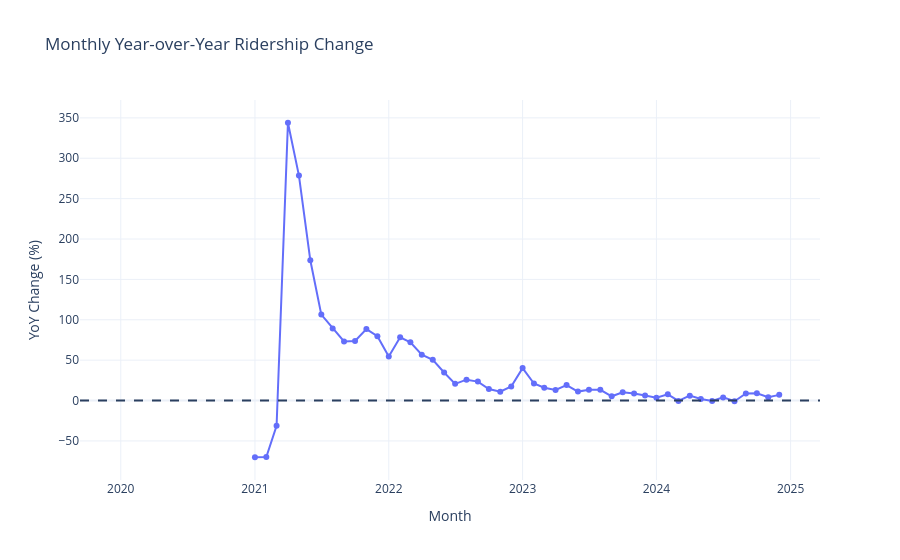

Here is the notebook cell this chart was saved with:
### Markdown cell above
## 5. Year-over-year growth

Year-over-year growth compares each month's ridership with the same month one year earlier.

The first 12 months have no previous-year comparison and therefore have null growth values.

### Code cell
yoy = get_year_over_year_growth(connection)

display(yoy.head(15))
display(yoy.tail(15))

fig = px.line(
    yoy,
    x="month",
    y="yoy_growth_percent",
    title="Monthly Year-over-Year Ridership Change",
    labels={"month": "Month", "yoy_growth_percent": "YoY Change (%)"},
    markers=True,
)

fig.add_hline(y=0, line_dash="dash")
fig.update_layout(template="plotly_white")
fig.show()

print("Months with available YoY comparisons:", yoy["yoy_growth_percent"].notna().sum())
